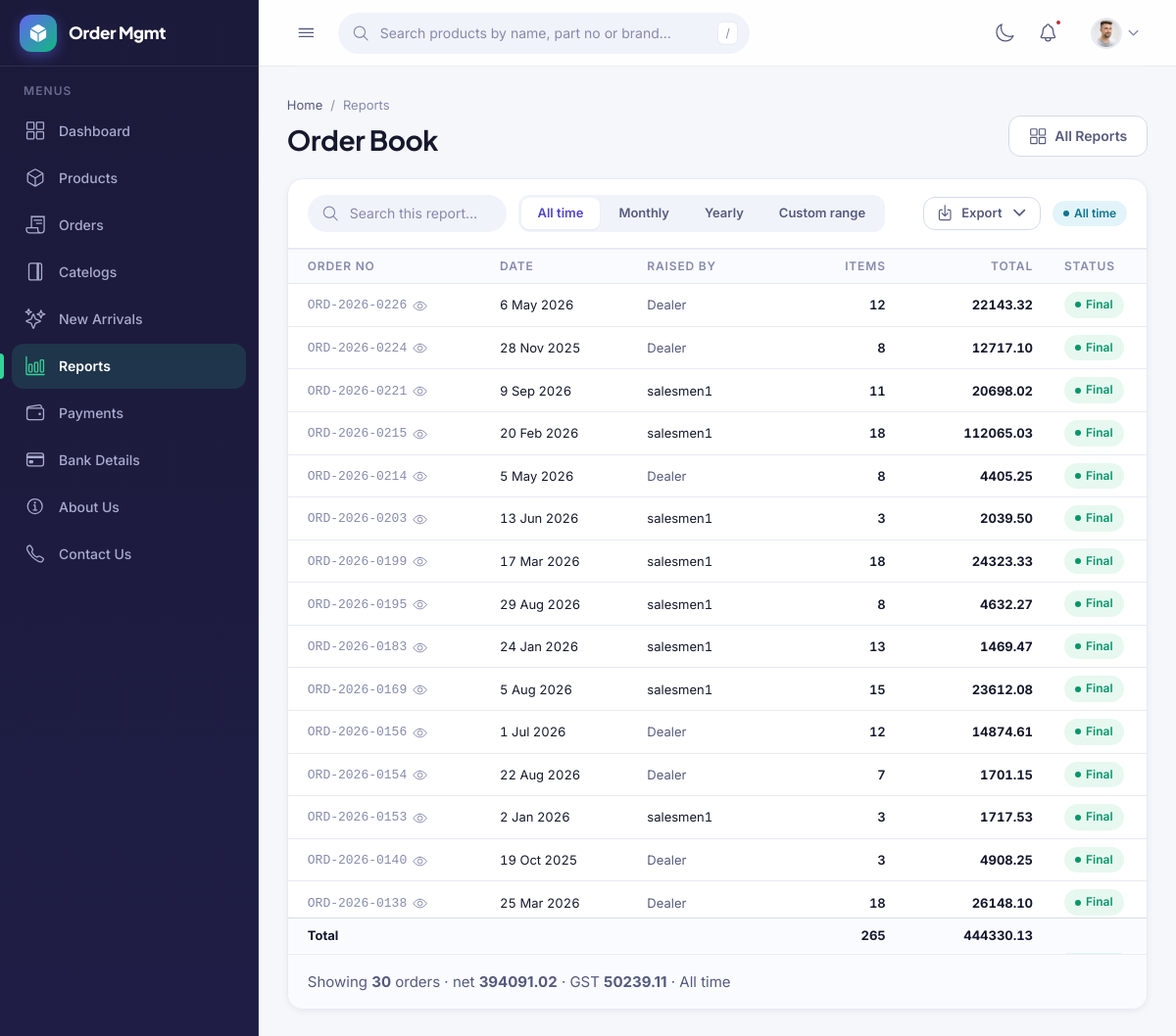
Page /reports/order-book (signed in) on the committed database.
### myorder/models.py (models this page shows, shortened)
class Order(models.Model):
    class Status(models.TextChoices):
        DRAFT = "draft", "Draft"
        HOLD = "hold", "On hold"
        FINAL = "final", "Final"
    dealer = models.ForeignKey(DealerProfile, on_delete=models.PROTECT, related_name="orders")
    sales_executive = models.ForeignKey(
        SalesExecutive,
        on_delete=models.PROTECT,
        related_name="orders",
        null=True, blank=True,
        help_text="Leave empty when the dealer placed the order themselves.",
    )
    order_no = models.CharField(max_length=20, unique=True, blank=True)
    status = models.CharField(max_length=5, choices=Status.choices, default=Status.DRAFT)
    ordered_on = models.DateField(default=timezone.localdate)
    created_at = models.DateTimeField(auto_now_add=True)
    updated_at = models.DateTimeField(auto_now=True)
    class Meta:
        ordering = ["-pk"]
    @property
    def is_direct(self):
        return self.sales_executive_id is None
    @property
    def is_draft(self):
        return self.status == self.Status.DRAFT
    @property
    def is_hold(self):
        return self.status == self.Status.HOLD
    @property
    def total_net(self):
        return sum((i.line_net for i in self.items.all()), Decimal("0.00"))
    @property
    def total_gst(self):
        return sum((i.line_gst for i in self.items.all()), Decimal("0.00"))
    @property
    def total_amount(self):
        return self.total_net + self.total_gst
    @property
    def total_qty(self):
        return sum(i.qty for i in self.items.all())

class OrderItem(models.Model):
    order = models.ForeignKey(Order, on_delete=models.CASCADE, related_name="items")
    product = models.ForeignKey(Product, on_delete=models.PROTECT, related_name="order_items")
    qty = models.PositiveIntegerField(default=1)
    rate = models.DecimalField("Rate (net)", max_digits=12, decimal_places=2)
    gst = models.DecimalField("GST %", max_digits=5, decimal_places=2)
    created_at = models.DateTimeField(auto_now_add=True)
    updated_at = models.DateTimeField(auto_now=True)
    class Meta:
        ordering = ["id"]
        constraints = [
            models.UniqueConstraint(fields=["order", "product"], name="unique_product_per_order")
        ]
    @property
    def line_net(self):
        return (self.rate * self.qty).quantize(Decimal("0.01"))
    @property
    def line_gst(self):
        return (self.line_net * self.gst / 100).quantize(Decimal("0.01"))

### delaer/models.py (models this page shows, shortened)
class SalesExecutive(models.Model):
    user = models.OneToOneField(
        settings.AUTH_USER_MODEL,
        on_delete=models.CASCADE,
        related_name="sales_profile",
    )
    name = models.CharField("Full name", max_length=200)
    code = models.CharField(
        max_length=20, unique=True, blank=True,
        help_text="Left blank, the next SE-0001 is allotted on save.",
    )
    mobile = models.CharField("Mobile", max_length=10, validators=[MOBILE_VALIDATOR])
    email = models.EmailField("Email", blank=True)
    territory = models.CharField(
        max_length=120, blank=True,
        help_text="Area or region this executive covers. For reporting only.",
    )
    is_active = models.BooleanField(
        default=True,
        help_text="Untick to stop new orders being raised in this name, "
                  "without touching the orders already placed.",
    )
    created_at = models.DateTimeField(auto_now_add=True)
    updated_at = models.DateTimeField(auto_now=True)
    class Meta:
        ordering = ["name"]
        verbose_name = "Sales executive"
        verbose_name_plural = "Sales executives"
    def save(self, *args, **kwargs):
        if not self.code:
            self.code = self._next_code()
        super().save(*args, **kwargs)

### reports/views.py (the view)
# urls.py: path("order-book", views.order_book, name="order_book"),
@login_required
def order_book(request):
    filters = read_filter(request)
    orders = report_orders(request, filters).prefetch_related("items__product")
    orders = search_orders(list(orders), filters["search"])
    return TemplateResponse(request, "reports/order_book.html", _page(
        request, filters, slug="order-book", paginate="orders",
        extra={"orders": orders, "totals": _totals(orders)},
    ))

### delaer/context_processors.py (called while the page is built)
def roles(request):
    user = getattr(request, "user", None)
    if user is None or not user.is_authenticated:
        return {"user_is_sales": False, "user_is_manager": False, "user_is_dealer": False}
    from myorder.views import is_manager, is_sales
    return {
        "user_is_sales": is_sales(user),
        "user_is_manager": is_manager(user),
        "user_is_dealer": hasattr(user, "dealer_profile"),
    }

### myorder/views.py (called while the page is built)
def _dealer(request):
    return DealerProfile.objects.filter(user=request.user).first()

def is_manager(user):
    return (
        user.is_superuser
        or user.is_staff
        or user.groups.filter(name="Management").exists()
    )

def _sales(request):
    user = request.user
    if not user.is_authenticated:
        return None
    return SalesExecutive.objects.filter(user=user, is_active=True).first()

def is_sales(user):
    return (
        user.is_authenticated
        and SalesExecutive.objects.filter(user=user, is_active=True).exists()
    )

def _visible_orders(request):
    orders = (
        Order.objects
        .select_related("dealer", "sales_executive")
        .prefetch_related("items__product")
    )
    if is_manager(request.user):
        return orders
    mine = Q(pk__in=[])          # matches nothing until a profile says otherwise
    sales = _sales(request)
    if sales:
        mine |= Q(sales_executive=sales)
    dealer = _dealer(request)
    if dealer:
        mine |= Q(dealer=dealer)
    return orders.filter(mine)

### reports/services.py (called while the page is built, shortened)
def apply_dates(queryset, filters, field):
    if filters["date_from"]:
        queryset = queryset.filter(**{f"{field}__gte": filters["date_from"]})
    if filters["date_to"]:
        queryset = queryset.filter(**{f"{field}__lte": filters["date_to"]})
    return queryset

def report_orders(request, filters, statuses=None):
    orders = _visible_orders(request)
    if statuses is None:
        statuses = [Order.Status.FINAL]
    if statuses:
        orders = orders.filter(status__in=statuses)
    orders = apply_dates(orders, filters, "ordered_on")
    dealer_id = filters["dealer_id"]
    if dealer_id and dealer_id.isdigit():
        orders = orders.filter(dealer_id=dealer_id)
    sales_id = filters["sales_id"]
    if sales_id == "direct":
        orders = orders.filter(sales_executive__isnull=True)
    elif sales_id and sales_id.isdigit():
        orders = orders.filter(sales_executive_id=sales_id)
    return orders

def search_orders(orders, term):
    if not term:
        return orders

### templates/reports/order_book.html (shortened to what this page needs)
{% extends "reports/_report_base.html" %}
{% block report %}
<div id="reportResults" data-live-region>
<div class="table-wrap table-wrap--tall">
    <table class="table table--stack table--fixed">
        <colgroup>
            <col class="w-orderno">
            <col class="w-date"><col class="w-name"><col class="w-qty">
            <col class="w-money">
            <col class="w-status">
        </colgroup>
        <thead>
            <tr>
                <th>Order No</th>
                <th class="hide-sm">Date</th>
                <th class="hide-sm">Raised By</th>
                <th class="num">Items</th>
                <th class="num">Total</th>
                <th>Status</th>
            </tr>
        </thead>
        <tbody>
            {% for o in orders %}
            <tr>
                <td data-label="Order No" class="cell-orderno">
                    <a class="order-ref" href="{% url 'myorder:edit' o.pk %}"
                       title="View order {{ o.order_no }}">
                        <code class="dim">{{ o.order_no }}</code>
                        <ion-icon name="eye-outline" aria-hidden="true"></ion-icon>
                    </a>
                </td>
                <td data-label="Date" class="hide-sm cell-date">{{ o.ordered_on|date:"j M Y" }}</td>
                <td data-label="Raised By" class="hide-sm">
                    {% if o.is_direct %}
                    <span class="muted">Dealer</span>
                    {% else %}
                    {{ o.sales_executive.name }}
                    {% endif %}
                </td>
                <td data-label="Items" class="num">{{ o.total_qty }}</td>
                <td data-label="Total" class="num"><strong>{{ o.total_amount }}</strong></td>
                <td data-label="Status">
                    <span class="badge badge--{% if o.is_draft %}warning{% elif o.is_hold %}info{% else %}success{% endif %}">
                        {{ o.get_status_display }}
                    </span>
                </td>
            </tr>
            {% endfor %}
        </tbody>
        {% if orders %}
        <tfoot>
            <tr>
                <td{% if is_manager %} colspan="2"{% endif %}><strong>Total</strong></td>
                <td class="hide-sm"></td>
                <td class="hide-sm"></td>
                <td class="num"><strong>{{ totals.qty }}</strong></td>
                <td class="num"><strong>{{ totals.total }}</strong></td>
                <td></td>
            </tr>
        </tfoot>
        {% endif %}
    </table>
</div>
<div class="panel__foot">
    <div class="pagination">
        <span class="muted">
            Showing <strong>{{ page.paginator.count }}</strong> order{{ page.paginator.count|pluralize }}
            &middot; net <strong>{{ totals.net }}</strong>
            &middot; GST <strong>{{ totals.gst }}</strong>
            &middot; {{ label }}
        </span>
    </div>
</div>
</div>
{% endblock %}

### rows in the picture
Order: order_no "ORD-2026-0226", ordered_on "6 May 2026", shows "Dealer", total_qty "12", total_amount "22143.32", status "Final"
Order: order_no "ORD-2026-0224", ordered_on "28 Nov 2025", shows "Dealer", total_qty "8", total_amount "12717.10", status "Final"
Order: order_no "ORD-2026-0221", ordered_on "9 Sep 2026", sales_executive.name "salesmen1", total_qty "11", total_amount "20698.02", status "Final"
Order: order_no "ORD-2026-0215", ordered_on "20 Feb 2026", sales_executive.name "salesmen1", total_qty "18", total_amount "112065.03", status "Final"
Order: order_no "ORD-2026-0214", ordered_on "5 May 2026", shows "Dealer", total_qty "8", total_amount "4405.25", status "Final"
Order: order_no "ORD-2026-0203", ordered_on "13 Jun 2026", sales_executive.name "salesmen1", total_qty "3", total_amount "2039.50", status "Final"
Order: order_no "ORD-2026-0199", ordered_on "17 Mar 2026", sales_executive.name "salesmen1", total_qty "18", total_amount "24323.33", status "Final"
Order: order_no "ORD-2026-0195", ordered_on "29 Aug 2026", sales_executive.name "salesmen1", total_qty "8", total_amount "4632.27", status "Final"
Order: order_no "ORD-2026-0183", ordered_on "24 Jan 2026", sales_executive.name "salesmen1", total_qty "13", total_amount "1469.47", status "Final"
Order: order_no "ORD-2026-0169", ordered_on "5 Aug 2026", sales_executive.name "salesmen1", total_qty "15", total_amount "23612.08", status "Final"
Order: order_no "ORD-2026-0156", ordered_on "1 Jul 2026", shows "Dealer", total_qty "12", total_amount "14874.61", status "Final"
Order: order_no "ORD-2026-0154", ordered_on "22 Aug 2026", shows "Dealer", total_qty "7", total_amount "1701.15", status "Final"
Order: order_no "ORD-2026-0153", ordered_on "2 Jan 2026", sales_executive.name "salesmen1", total_qty "3", total_amount "1717.53", status "Final"
Order: order_no "ORD-2026-0140", ordered_on "19 Oct 2025", shows "Dealer", total_qty "3", total_amount "4908.25", status "Final"
Order: order_no "ORD-2026-0138", ordered_on "25 Mar 2026", shows "Dealer", total_qty "18", total_amount "26148.10", status "Final"

### other values in the picture
{{ card.name }} "Order Book"
{{ name }} "All time" "Monthly" "Yearly" "Custom range"
{{ label }} "All time"
{{ totals.qty }} "265"
{{ totals.total }} "444330.13"
{{ page.paginator.count }} "30"
{{ totals.net }} "394091.02"
{{ totals.gst }} "50239.11"
